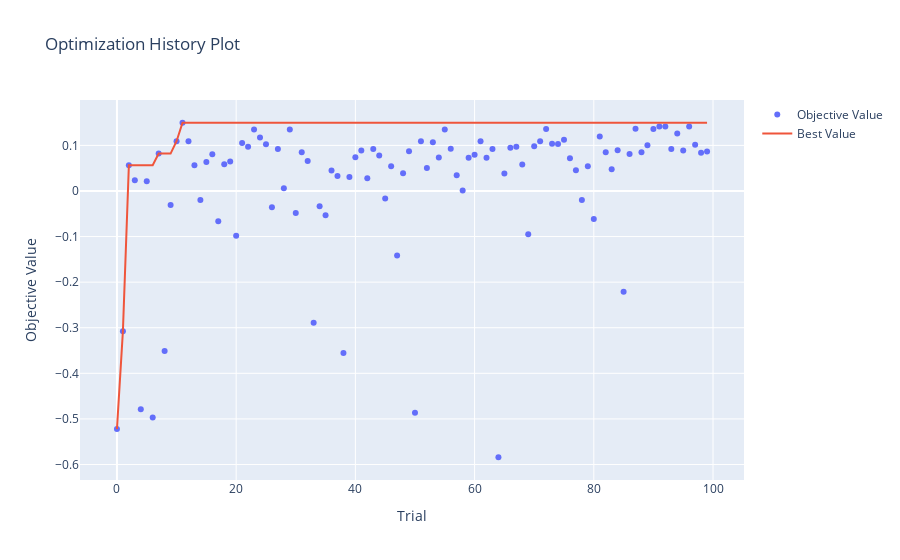

The notebook cell saved with this chart:
### Code cell
optuna.visualization.plot_optimization_history(study)
